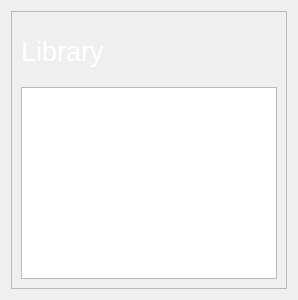
            <widget class="QWidget" name="page_library">
             <layout class="QVBoxLayout" name="verticalLayout_9">
              <item>
               <widget class="QFrame" name="frame_library">
                <property name="frameShape">
                 <enum>QFrame::StyledPanel</enum>
                </property>
                <property name="frameShadow">
                 <enum>QFrame::Raised</enum>
                </property>
                <layout class="QVBoxLayout" name="verticalLayout_10">
                 <item>
                  <widget class="QLabel" name="label_library">
                   <property name="enabled">
                    <bool>true</bool>
                   </property>
                   <property name="minimumSize">
                    <size>
                     <width>0</width>
                     <height>60</height>
                    </size>
                   </property>
                   <property name="maximumSize">
                    <size>
                     <width>16777215</width>
                     <height>60</height>
                    </size>
                   </property>
                   <property name="font">
                    <font>
                     <pointsize>20</pointsize>
                    </font>
                   </property>
                   <property name="styleSheet">
                    <string notr="true">color: #FFF;</string>
                   </property>
                   <property name="text">
                    <string>Library</string>
                   </property>
                  </widget>
                 </item>
                 <item>
                  <widget class="QListWidget" name="listWidget_library_songs">
                   <property name="font">
                    <font>
                     <pointsize>15</pointsize>
                    </font>
                   </property>
                   <property name="styleSheet">
                    <string notr="true">color: #FFF;</string>
                   </property>
                  </widget>
                 </item>
                </layout>
               </widget>
              </item>
             </layout>
            </widget>
